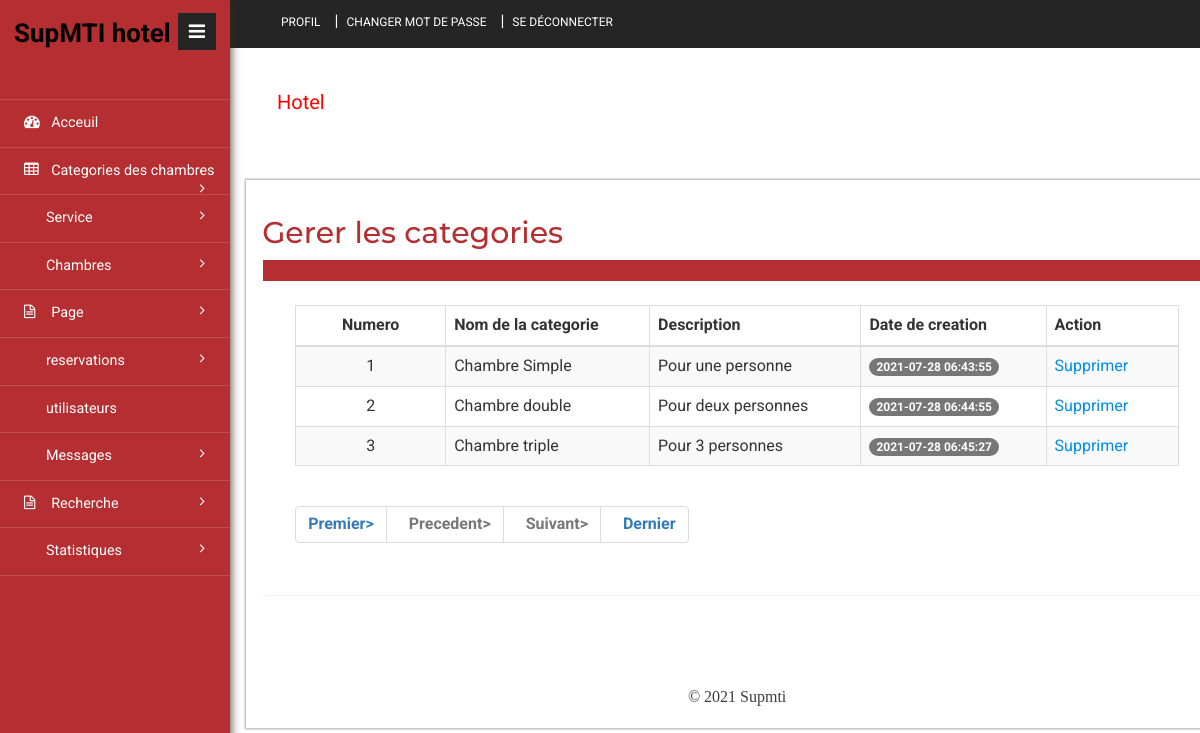
Page /supmti/admin/manage-category.php (signed in) on the committed database.
### tables this page shows
CREATE TABLE `tblcategory` (
  `ID` int(10) NOT NULL,
  `CategoryName` varchar(120) DEFAULT NULL,
  `Description` mediumtext DEFAULT NULL,
  `Price` int(5) NOT NULL,
  `Date` timestamp NULL DEFAULT current_timestamp()
);

### supmti/admin/manage-category.php (the view, shortened to what this page needs)
<?php
include('includes/dbconnection.php');
if (strlen($_SESSION['hbmsaid']==0)) {
  header('location:logout.php');
  } else{
?>
<!DOCTYPE HTML>
<html>
<head>
<link href="css/bootstrap.min.css" rel='stylesheet' type='text/css' />
<link href="css/style.css" rel='stylesheet' type='text/css' />
<link href="css/font-awesome.css" rel="stylesheet">
<link rel="stylesheet" href="css/icon-font.min.css" type='text/css' />
</head>
<body>
   <div class="page-container">
	<div class="left-content">
	   <div class="inner-content">
			<?php include_once('includes/header.php');?>
			<div class="content">
<div class="women_main">
	<div class="grids">
					<div class="progressbar-heading grids-heading">
						<h2>Gerer les categories</h2>
					</div>
					<div class="panel panel-widget forms-panel">
						<div class="forms">
							<div class="form-grids widget-shadow" data-example-id="basic-forms">
								<div class="form-title">
								</div>
								<div class="form-body">
									     <table class="table table-bordered table-striped table-vcenter js-dataTable-full-pagination">
                                <thead>
                                    <tr>
                                        <th class="text-center">Numero</th>
                                        <th>Nom de la categorie</th>
                                        <th class="d-none d-sm-table-cell">Description</th>
                                        <th class="d-none d-sm-table-cell">Date de creation</th>
                                        <th class="d-none d-sm-table-cell" style="width: 15%;">Action</th>
                                       </tr>
                                </thead>
                                <tbody>
                                   <?php
							 if (isset($_GET['pageno'])) {
            $pageno = $_GET['pageno'];
        } else {
            $pageno = 1;
        }
        $no_of_records_per_page = 3;
        $offset = ($pageno-1) * $no_of_records_per_page;
        $ret = "SELECT ID FROM tblcategory";
 $query1 = $dbh -> prepare($ret);
$query1->execute();
$total_rows=$query1->rowCount();
$total_pages = ceil($total_rows / $no_of_records_per_page);
$sql="SELECT * from tblcategory LIMIT $offset, $no_of_records_per_page";
$query = $dbh -> prepare($sql);
$query->execute();
$results=$query->fetchAll(PDO::FETCH_OBJ);
$cnt=1;
if($query->rowCount() > 0)
{
foreach($results as $row)
{               ?>
                                    <tr>
                                        <td class="text-center"><?php echo htmlentities($cnt);?></td>
                                        <td class="font-w600"><?php  echo htmlentities($row->CategoryName);?></td>
                                        <td class="d-none d-sm-table-cell"><?php  echo htmlentities($row->Description);?></td>
                                        <td class="d-none d-sm-table-cell">
                                            <span class="badge badge-primary"><?php  echo htmlentities($row->Date);?></span>
                                        </td>
                                         <td class="d-none d-sm-table-cell"><a href="manage-category.php?delid=<?php echo ($row->ID);?>" onclick="return confirm('Tu es sur de supprimer?');">Supprimer</a></td>
                                    </tr>
                                    <?php $cnt=$cnt+1;}} ?>
                                </tbody>
                            </table>
                            <div align="left">
<ul class="pagination" >
        <li><a href="?pageno=1"><strong>Premier></strong></a></li>
        <li class="<?php if($pageno <= 1){ echo 'disabled'; } ?>">
            <a href="<?php if($pageno <= 1){ echo '#'; } else { echo "?pageno=".($pageno - 1); } ?>"><strong style="padding-left: 10px">Precedent></strong></a>
        </li>
        <li class="<?php if($pageno >= $total_pages){ echo 'disabled'; } ?>">
            <a href="<?php if($pageno >= $total_pages){ echo '#'; } else { echo "?pageno=".($pageno + 1); } ?>"><strong style="padding-left: 10px">Suivant></strong></a>
        </li>
        <li><a href="?pageno=<?php echo $total_pages; ?>"><strong style="padding-left: 10px">Dernier</strong></a></li>
    </ul>
</div>
								</div>
							</div>
						</div>
					</div>
				</div>
<?php include_once('includes/footer.php');?>
</div>
</div>
		</div>
</div>
			<?php include_once('includes/sidebar.php');?>
							</div>
</body>
</html><?php }  ?>

### rows in the picture
tblcategory: CategoryName "Chambre Simple", Description "Pour une personne", Date "2021-07-28 06:43:55"
tblcategory: CategoryName "Chambre double", Description "Pour deux personnes", Date "2021-07-28 06:44:55"
tblcategory: CategoryName "Chambre triple", Description "Pour 3 personnes", Date "2021-07-28 06:45:27"
